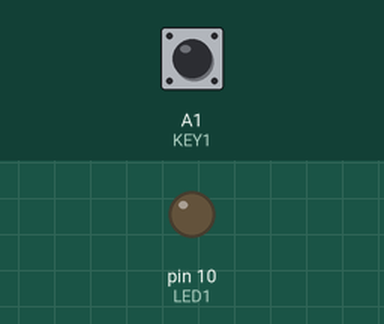
Recording of a sketch running on a simulated Arduino Uno, built with avr-gcc and run on an emulated ATmega328P. On the bench: output pins drawn as LEDs (lit = HIGH). Dashed ring = blinking. The inputs (shaded band) are chosen by the test bench; at power-on: A1 (KEY1) HIGH.

Above: at 1.0 s.
At 2.5 s:
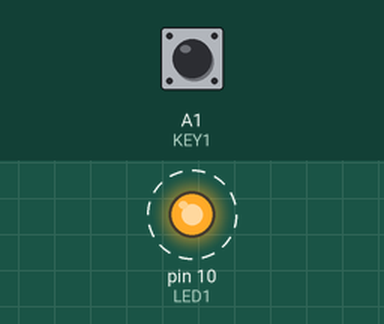
Timing chart, 0 to 4.6 s (numbered marks = the images above):
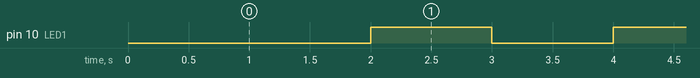

Measured:
- by itself, pin 10 (LED1): alternates HIGH for 1.0 s and LOW for 1.0 s

The sketch:

ex1b.ino
```cpp
#define LED1       10
#define LED2       11
#define LED3       12
#define LED4       13
#define BUZZ        3
#define KEY1       A1
#define KEY2       A2
#define KEY3       A3
#define POT        A0

unsigned long old;
int buttonState = 0;
int state = 1;

void setup() {
  // initialize digital pin LED_BUILTIN as an output.
  Serial.begin(9600);
  pinMode(LED1, OUTPUT);
  pinMode(KEY1, INPUT_PULLUP);
  pinMode(KEY2, INPUT_PULLUP);
  pinMode(KEY3, INPUT_PULLUP);
}

// the loop function runs over and over again forever
void loop() {
   // read the state of the pushbutton value:
  buttonState = digitalRead(KEY1);
  if(buttonState == LOW) {
    digitalWrite(LED1, LOW);
    while(1);
  }
  unsigned long now = millis();

  if(now >= old + 1000) {
    old = now;
    state = !state;
    digitalWrite(LED1, state);
  }
}
```
